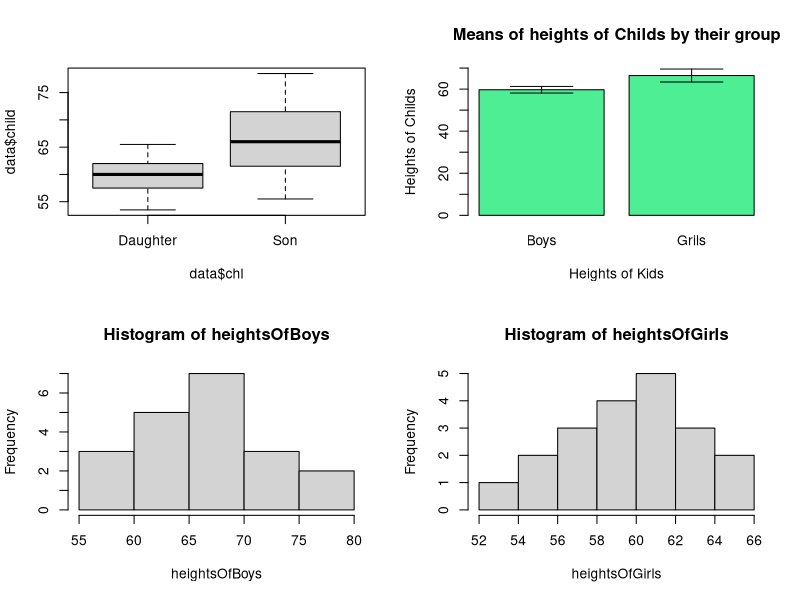

Recreate this plot in R.
# Let us remove all variables from the memory to have nothing in memory 
rm(list=ls())

# Pearson and Lee's data on the heights of parents and children classified by gender
# 

# set the working directory to the folder that you have stored the data files. 
# This is only on my laptop, for your latop it is the folder that you stored the files. 
# On windows machines, you need to replace the \ backslash with a slash. 

# setwd("SET THE Working Director to THE PATH TO THIS DIRECTORY")


# Load up your dataset 
data <- read.csv("Datasets/PearsonLee.csv")

# print(data)

# print out the column names so that you can view and check what is inside the dataframe
colnames(data)

# If that was too much printing, you can print out the first 4 lines of your dataset and not all of that. 
# print first 4 rows of mydata
head(data, n=4)

# By using the attach command, we can attach the whole dataframe and access the columns as variable names, like height and make 
attach(data)


# The data is selected first based on the column name height and then based on the column name toyota. 
heightsOfBoys <- data$child[data$chl=="Son"]
heightsOfGirls <- data$child[data$chl=="Daughter"]

# Note that this is a filtering functionality, we first filter the child column that includes the heights of kids and then we divid that column in two groups of Son and Daughter based on the valriable name chl. 

# We can also extract the heights of fathers and mothers from the data frame. 
heightsOfFathers <- data$parent[data$par=="Father"]
heightsOfMothers <- data$parent[data$par=="Mother"]


# check the lenght of each variables that you have created 
# this should return 20 
length(heightsOfBoys)

# This should return 20
length(heightsOfGirls)


# We can use the aggregate function to generate the summary for each different group, girls and boys 
aggregate(data$child, by =list(data$chl), FUN=summary)

aggregate(data$parent, by =list(data$par), FUN=summary)


# read more aboute the aggregate by using the ?aggregate command 
# aggregate splits the data into subsets, computes summary statistics for each, and returns the result in a convenient form.

# aggregate function can be used to generate the standard deviation for each subset 
aggregate(data$child, by =list(data$chl), FUN=sd)


# Now, let us make a set of plots to present some of the important summary of our autot dataset. 
# we want to make 4 plots side by side in 2 rows and 2 columns 
par(mfrow=c(2,2))

# Now we can make boxplot to see the heitghts. 
# we use the "~" to seperate the height of each child groups in to subsets based on their genders
boxplot(data$child~data$chl)



# print out the earning
child

# print out ageGroup
parent

# We can use the tapply function to calculate the means of each group 
# Here we want to calculate the mean, but subset it based on their group  
means <- tapply(child, chl, mean)  


# To understand how I get the lower bound of my data from t.test function, you can take a look on the return values that t test function returns. 

# then we run t.test and print out the results
# Read the results of this test and try to understand the details 
t.test(heightsOfBoys)

# The result of the t-test is something like the following. 
#Result os
# One Sample t-test
#
# data:  heightsOfBoys
# t = 40.129, df = 18, p-value < 2.2e-16
# alternative hypothesis: true mean is not equal to 0
# 95 percent confidence interval:
#  63.21792 70.20313
# sample estimates:
#  mean of x 
# 66.71053 

# And the following command returns the confidence intervals 
# It simply includes a lower bound and upper bound interval of my data 
t.test(heightsOfBoys)$conf.int

# By using the following lowe bound, the first index of conf.int variable is the lower bound and second is the higher bound
t.test(heightsOfBoys)$conf.int[1]

# this is the higher bound 
t.test(heightsOfBoys)$conf.int[2]

# Now, we find out the lower bound of the heights for each group
# Please note that we use here a function that we defined and inside that function we use the t.test the t test to 
# We want to use this function to present the lowerbound and upperbound of the heights of our data to add that to our bar plot and have a nice bar plot.  
# For this purpose we combine it with tapply command 
lower <- tapply(child, chl, function(v) t.test(v)$conf.int[1])
upper <- tapply(child, chl, function(v) t.test(v)$conf.int[2])

# install the package gplots 
# if you have done this one time before you do not need it again. 
# install.packages("gplots")

# the we need to load the library 
library("gplots")

# This is a nice plot that shows also the upper and lower bound of mean in addition to the bar plot. 
# click on the zoom to see the graph better. 
barplot2(means, plot.ci = TRUE, ci.l = lower, ci.u =upper, names.arg = c("Boys", "Grils") 
         , xlab="Heights of Kids",
         main= "Means of heights of Childs by their group", ylab="Heights of Childs", col= "seagreen2", ylim = c(0, 70) ) 

hist(heightsOfBoys)
hist(heightsOfGirls)
